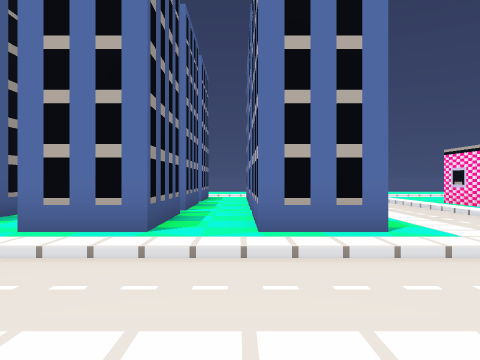
[1] (above)

24 first-person views from a walk through a level from a Godot 3-D game. The camera is 1.4 m above the floor, looks level and sees 70° across. The floor is counted in squares, 2 m on a side. Each view is taken from the middle of a square. On the plan, view 1 faces up. The plan holds only what a view shows up to about 11 squares ahead; the rest is blank. The place goes on beyond the plan.

[2]
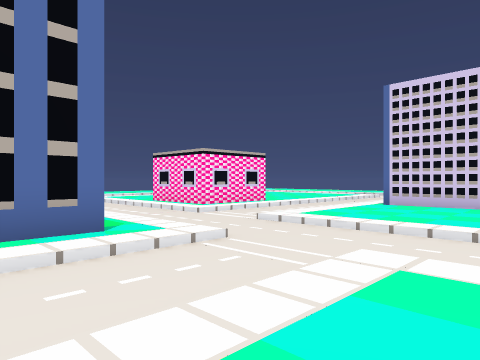

[3]
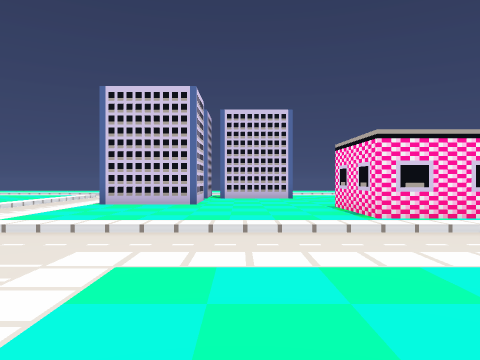

[4]
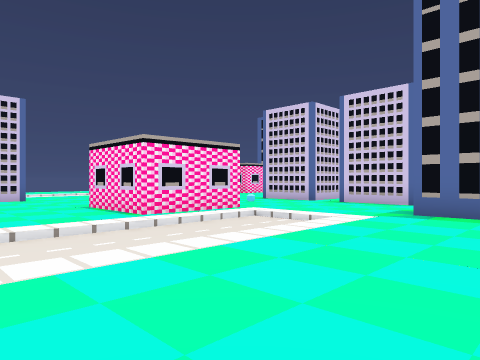

[5]
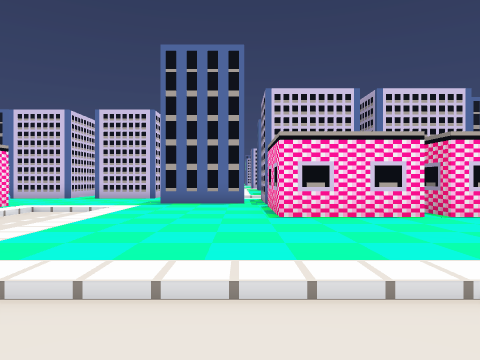

[6]
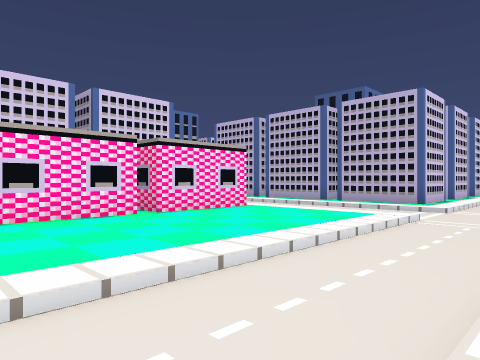

[7]
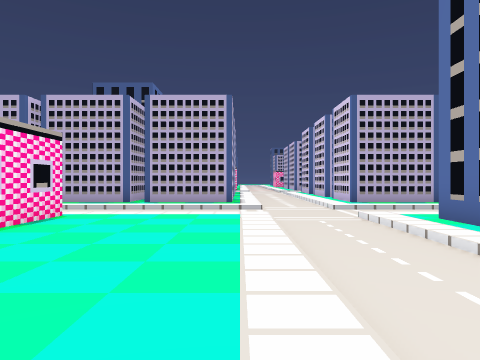

[8]
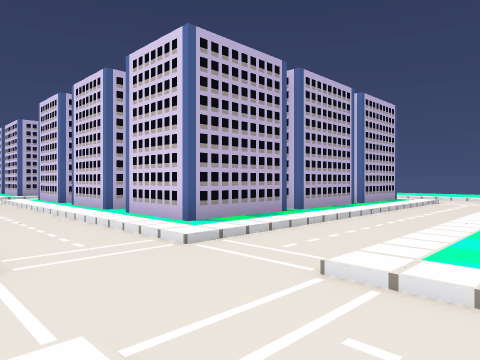

[9]
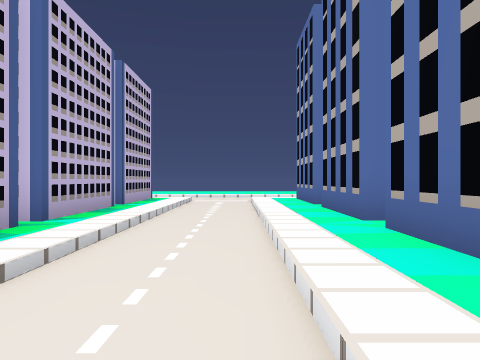

[10]
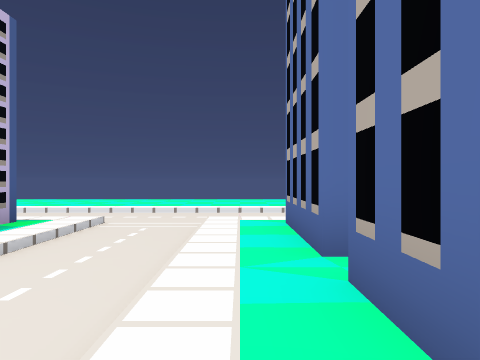

[11]
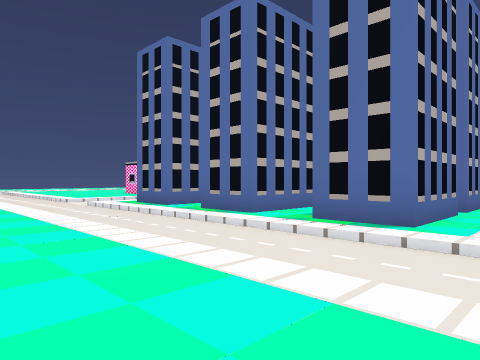

[12]
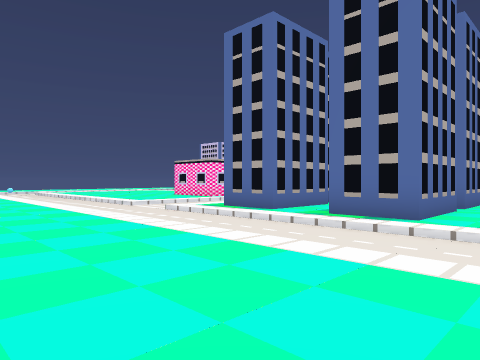

[13]
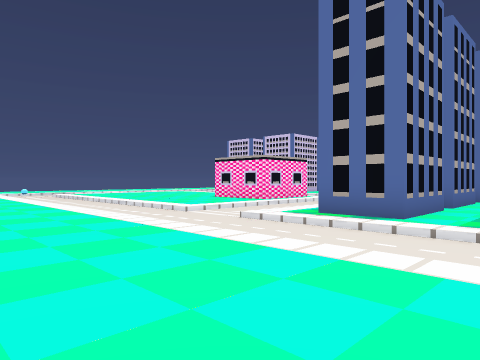

[14]
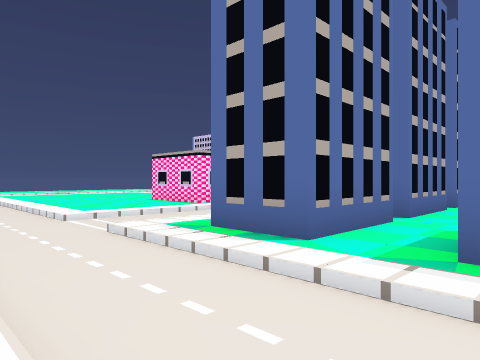

[15]
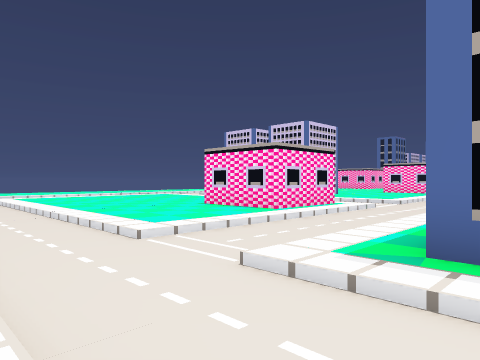

[16]
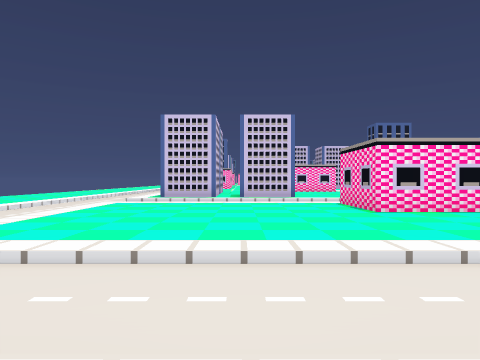

[17]
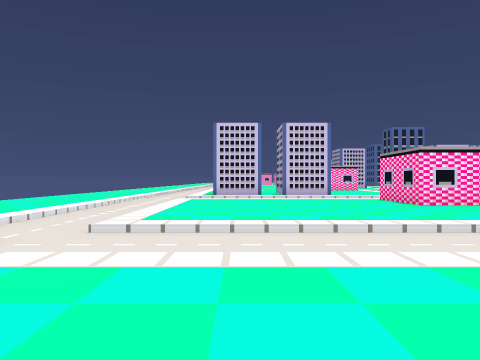

[18]
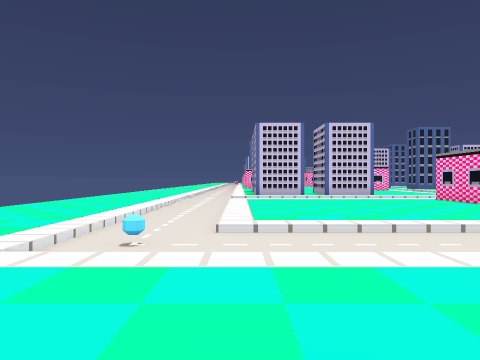

[19]
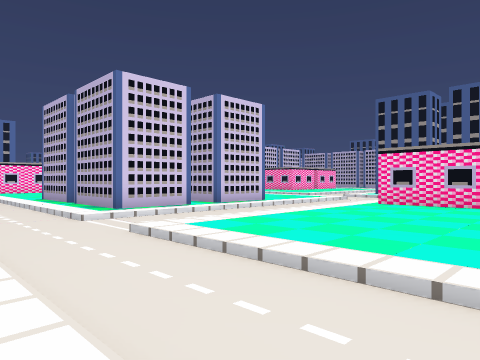

[20]
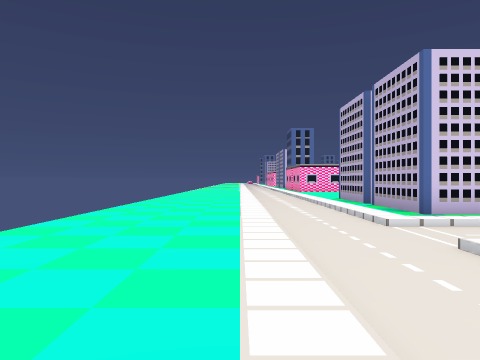

[21]
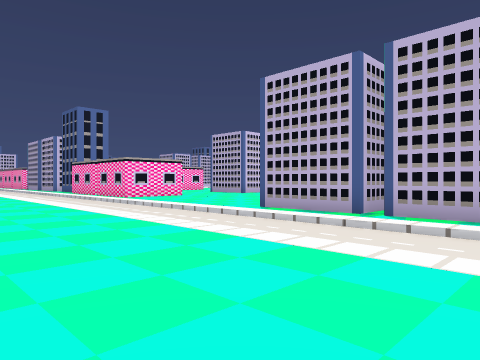

[22]
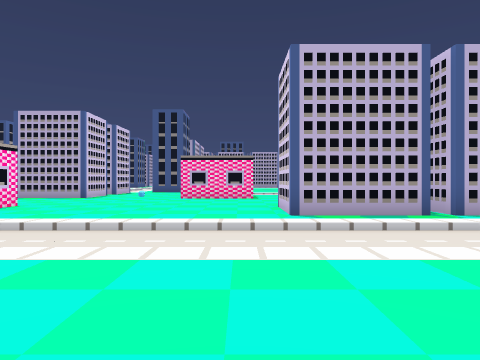

[23]
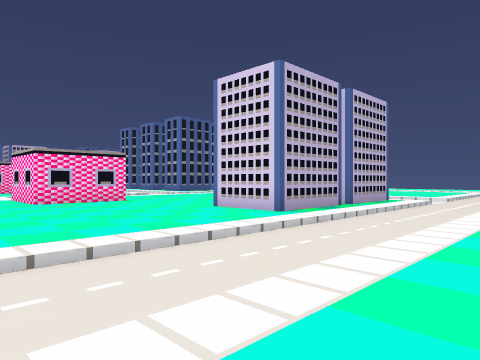

[24]
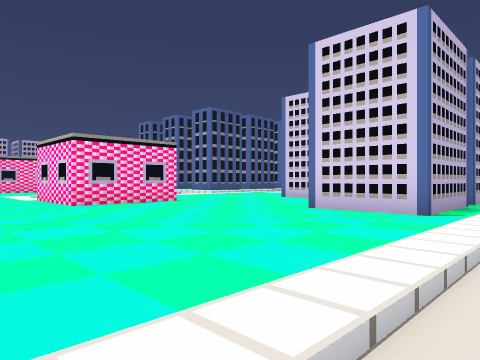

### Floor plan
Key: @ floor where view 1 was taken; # wall or solid block; . main floor; - floor 0.25 m lower than the main floor; / step, stairs or slope; O other object.
Columns run from 18 left of view 1 to 22 right of it. Each row starts with its distance up from view 1.
 20              .......            . .
 19      ....................      .....
 18      ........................ .......
 17      ................................
 16       -----------------------------O-.
 15        ------------------------------..
 14        ..--...........--...........--..
 13        #.--.##.##..##.--...........--...
 12        #.--.# .# ..# .--...........--....
 11        #.--..  . ..  .--...........--....
 10        #.--.#  ##..# .--.###.......--....
  9        #.--.#  ##..#  --.###.......--....
  8        #.--.#   #..#  --.###.......--...
  7        #.--.##. #..# .--///////////--....
  6        #.--.##. #..# .---------------....
  5 # ######.--.##.##..##.--///////////--....
  4 .........--...........--....######.--....
  3 ------------------------....### ##.--....
  2     --------------------....##  ##.--....
  1       ...--...........--......   ..--....
  0       ##.--.......@...--....... ##.--....
 -1        #.--...........--.......###.--...
 -2        #.--...........--.......###.--...
 -3        #.- .######....--####.......--....
 -4        #.-       #....--####.......--...
 -5        #         #....//####.......--..
 -6                  #.................--..
 -7                  ####..... ........--..
 -8                      ....    ......--..

Positions as (right, up) in squares from view 1, and headings:
1: (0, 0), facing up
2: (0, 0), facing up-right
3: (0, 0), facing right
4: (0, 1), facing down-right
5: (0, 4), facing down
6: (0, 4), facing down-left
7: (0, 1), facing left
8: (-6, 1), facing up-left
9: (-8, 3), facing up
10: (-7, 8), facing up
11: (-8, 19), facing down-right
12: (-5, 20), facing down-right
13: (-2, 20), facing down-right
14: (-2, 17), facing down-right
15: (1, 17), facing down-right
16: (12, 18), facing down
17: (14, 20), facing down
18: (16, 20), facing down
19: (19, 12), facing down-left
20: (19, 11), facing down
21: (22, 4), facing down-left
22: (22, -3), facing left
23: (20, -8), facing up-left
24: (17, -8), facing up-left
